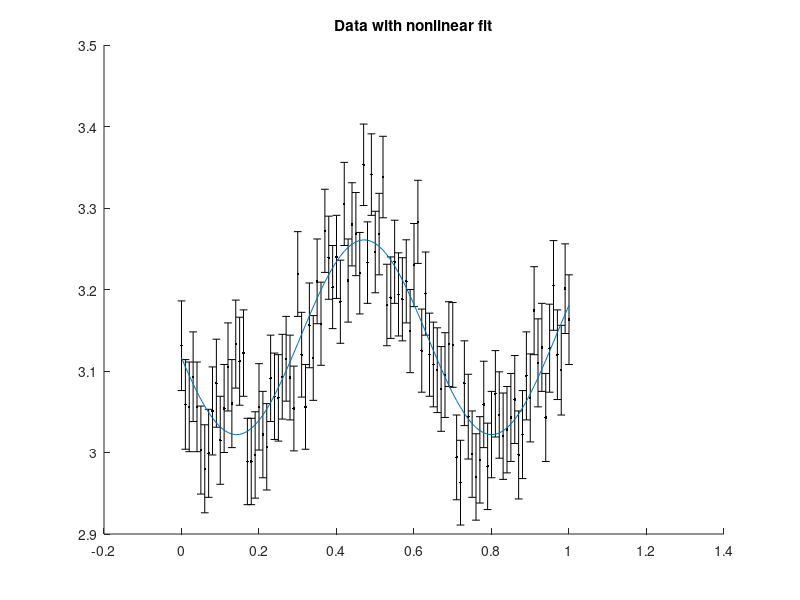

MATLAB code to generate this figure:
data = dlmread('measurements2.dat')
hold on;
errorbar(data(:,1),data(:,2),data(:,3),'.k')

%checks for fit from c++ run
Vo = 3.14139;
A = 0.119546;
w = 9.54645;
phi = 9.21187;

y = Vo + A*sin(w*data(:,1) - phi);

plot(data(:,1),y);
title('Data with nonlinear fit');
